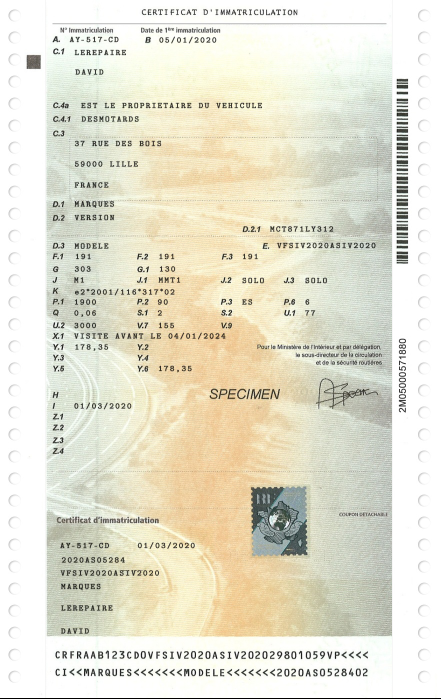
#> input picture wzor.png, 882 x 1397 px (shown at 1/2 size)
$ python test_10.py
#> lines starting #> are read from the running program, lines starting #| are printed output that depends on the picture
import cv2
import numpy as np
import pytesseract
import os
import csv

pytesseract.pytesseract.tesseract_cmd = '/usr/local/Cellar/tesseract/4.1.1/bin/tesseract'

per = 30

# --- WZOR dowodu rejestracyjnego /// zczytanie zdjecia  --- #
# Load the image
imgQ = cv2.imread("wzor.png")
#> imgQ is the input picture: shape (1397, 882, 3); mean B, G, R 209.4, 226.6, 229.3


# --- rysowanie punktow  --- #
orb = cv2.ORB_create(3000)
kp1, des1 = orb.detectAndCompute(imgQ,None)
#> kp1 = 3000 keypoints; strongest (x, y, size): (801, 693, 31), (801, 704, 31), (572, 1313, 31), (689, 1348, 31)
impKp1 = cv2.drawKeypoints(imgQ,kp1,None)
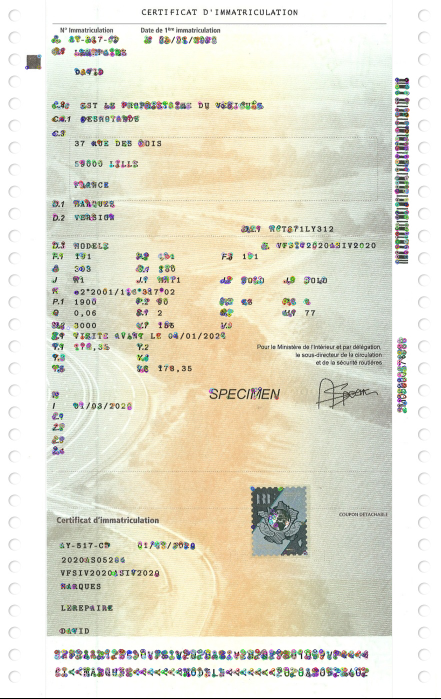
#> impKp1: shape (1397, 882, 3) (shown at 1/2 size); mean B, G, R 208.3, 225, 227.8

# --- SKAN dowodu rejestracyjnego /// zczytanie zdjecia  --- #
imgOpel = cv2.imread("wzor.png")


# --- rysowanie punktow  --- #
orb = cv2.ORB_create(2000)
kp2, des2 = orb.detectAndCompute(imgOpel,None)
#> kp2 = 2000 keypoints; strongest (x, y, size): (801, 693, 31), (801, 704, 31), (572, 1313, 31), (689, 1348, 31)
impKp2 = cv2.drawKeypoints(imgOpel,kp2,None)
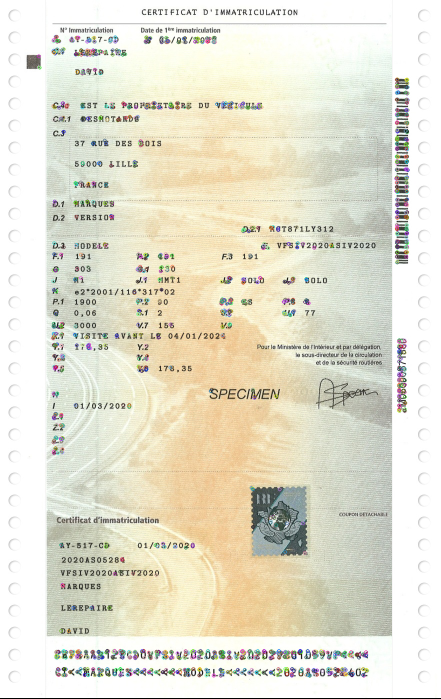
#> impKp2: shape (1397, 882, 3) (shown at 1/2 size); mean B, G, R 208.6, 225.5, 228.3

# --- MORPHING  // porownianie skanow  --- #
bf = cv2.BFMatcher(cv2.NORM_HAMMING)
matches = bf.match(des2,des1)
#> matches = 2000 matches
#> (the run stopped early here; a loop or call above may not have finished)
